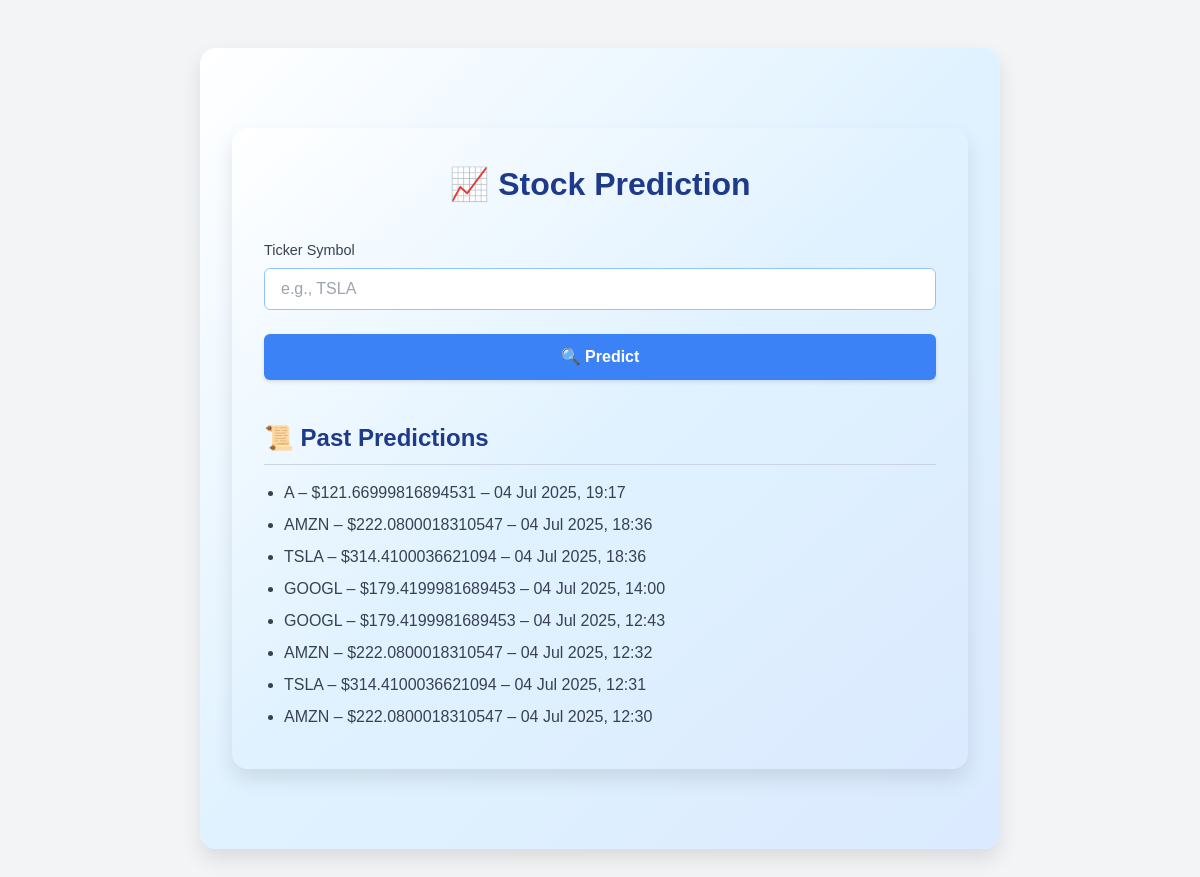
The page / (signed in) on the database as committed earlier.
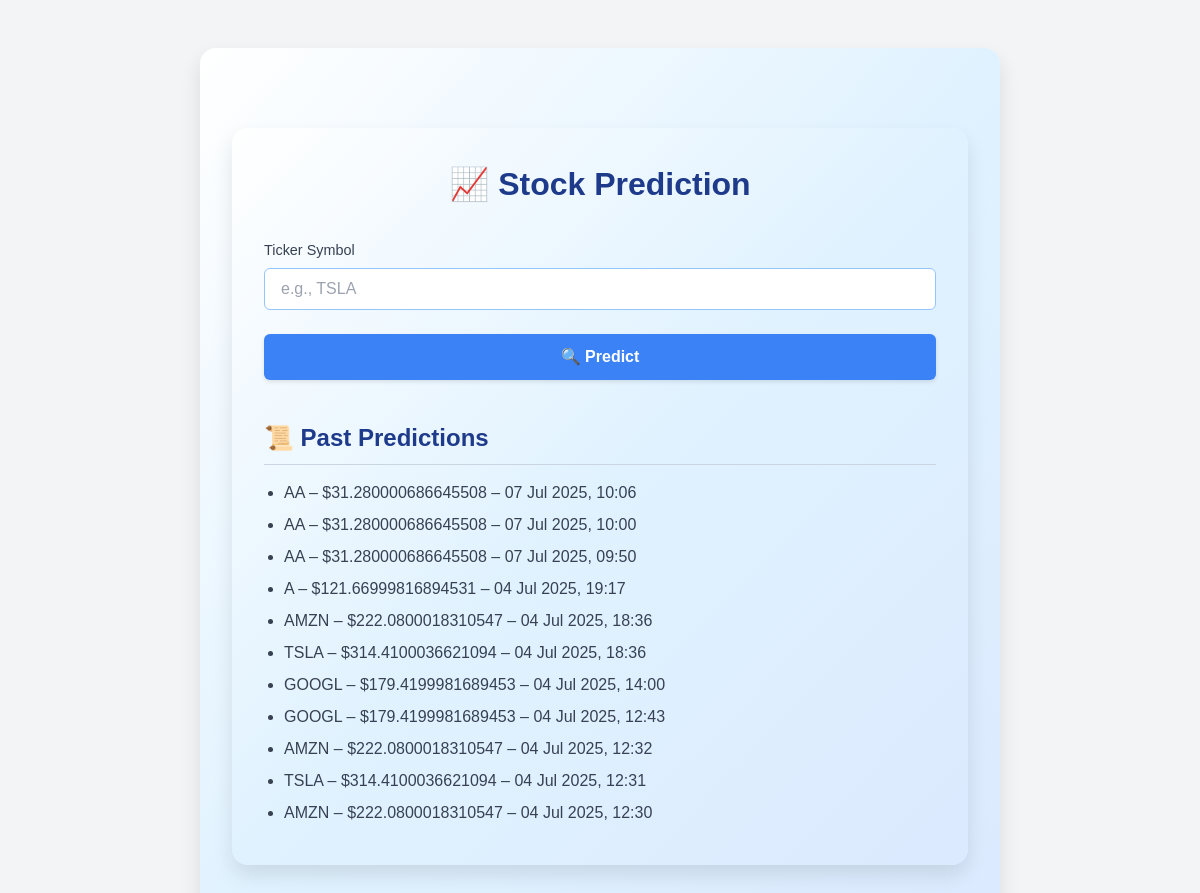
The same page on the database as committed later.
### api/models.py (models this page shows, shortened)
class Prediction(models.Model):
    user = models.ForeignKey(User, on_delete=models.CASCADE)
    ticker = models.CharField(max_length=10)
    predicted_price = models.FloatField()
    created_at = models.DateTimeField(auto_now_add=True)
    metrics = models.JSONField(default=dict)
    chart1_path = models.CharField(max_length=255)
    chart2_path = models.CharField(max_length=255)

### api/views.py (the view, shortened to what this page needs)
# urls.py: path("", dashboard, name="dashboard"),
@login_required
def dashboard(request):
    prediction = None
    chart1_url = chart2_url = None
    user = request.user
    return render(request, "dashboard.html", {
        "prediction": prediction,
        "chart1_url": chart1_url,
        "chart2_url": chart2_url,
        "past_predictions": Prediction.objects.filter(user=user).order_by("-created_at"),
        "is_paid": Membership.objects.filter(user=request.user, is_paid=True).exists(),
    })

### templates/dashboard.html (shortened to what this page needs)
{% extends "base.html" %}
{% block content %}
<div class="container">
  <h1 class="heading">📈 Stock Prediction</h1>
  <form id="predict-form" method="POST">
    <div class="form-group">
      <label for="ticker">Ticker Symbol</label>
      <input type="text" name="ticker" id="ticker" placeholder="e.g., TSLA" required autocomplete="off">
    </div>
    <button type="submit" class="btn btn-primary">🔍 Predict</button>
  </form>
  <div class="past-section">
    <h2 class="past-title">📜 Past Predictions</h2>
    <ul class="past-list">
      {% for p in past_predictions %}
        <li>{{ p.ticker }} – ${{ p.predicted_price }} – {{ p.created_at|date:"d M Y, H:i" }}</li>
      {% empty %}
        <li>No predictions yet.</li>
      {% endfor %}
    </ul>
  </div>
</div>
{% endblock %}

Rows that differ between the two databases and show on the page:
added Prediction: ticker "AA", predicted_price "31.280000686645508", created_at "07 Jul 2025, 10:06"
added Prediction: ticker "AA", predicted_price "31.280000686645508", created_at "07 Jul 2025, 10:00"
added Prediction: ticker "AA", predicted_price "31.280000686645508", created_at "07 Jul 2025, 09:50"
